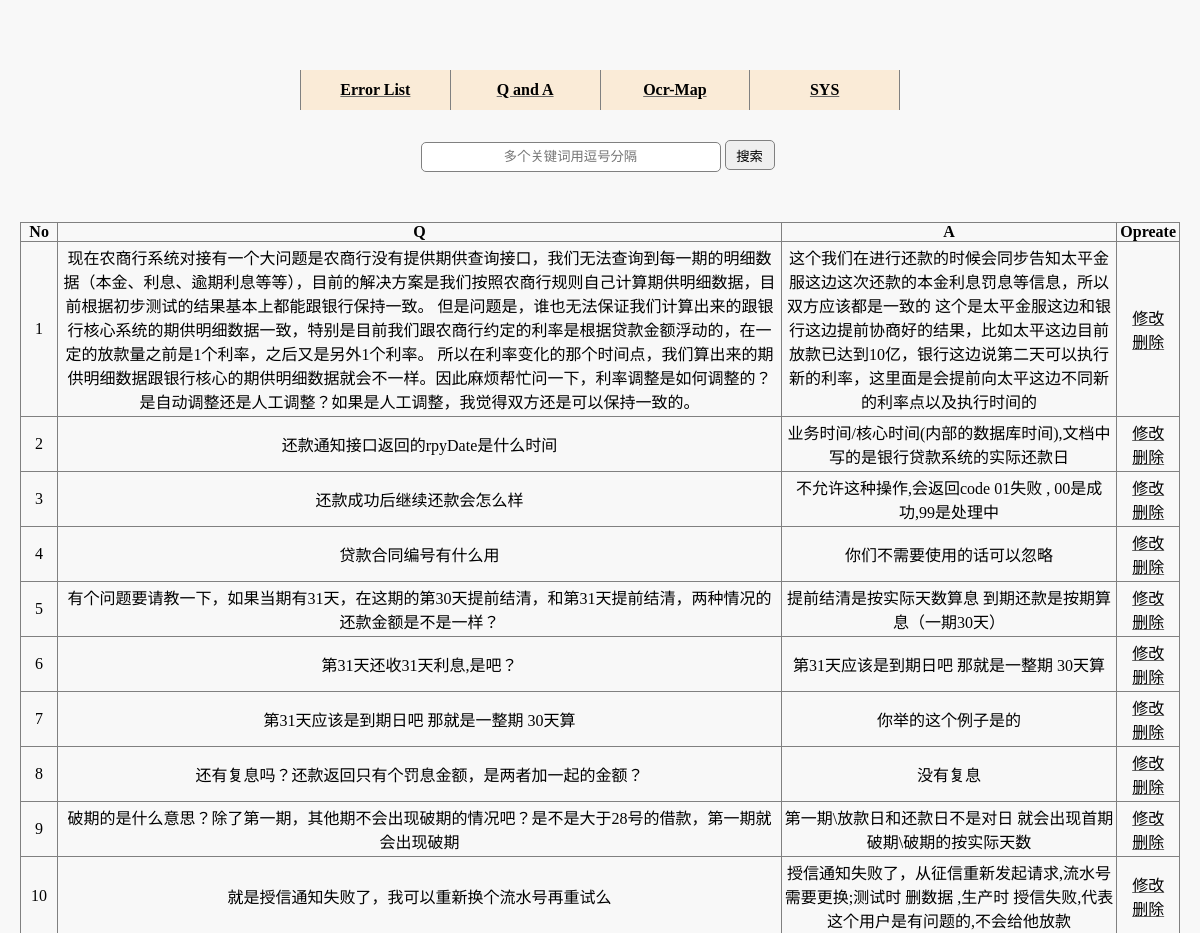
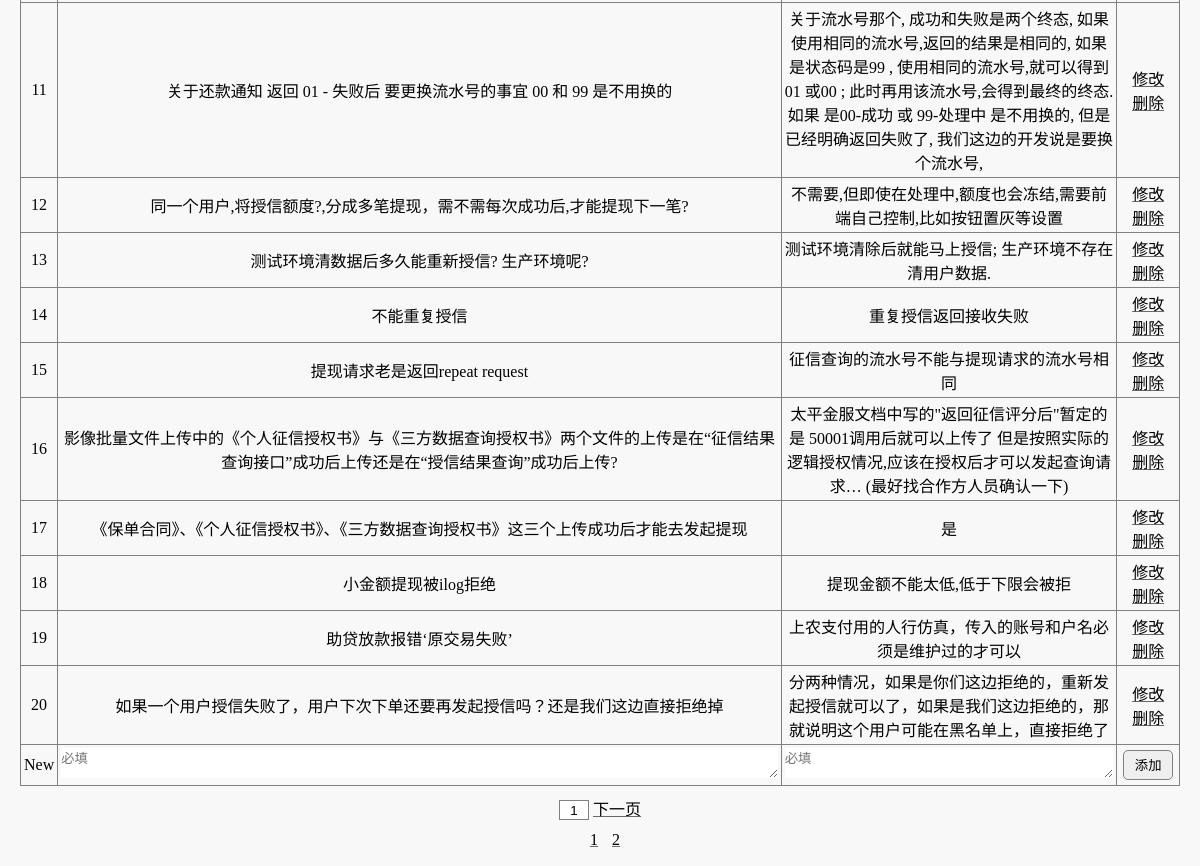
Page /search/qa on the committed database (2 pictures, top to bottom).
### tables this page shows
CREATE TABLE qanda(
  id integer primary key autoincrement,
  q_orign text,
  q_ques text,
  q_ans text
);

### searchclient/search.py (the view, shortened to what this page needs)
@bp.route("/qa", methods=("get", "post"))
def se_qa():
    if request.method == "GET":
        kw = request.args.get("kw")
        pg = int(request.args.get("pg", 1))
        db = get_db()
        if not kw:
            kw = ""
            cur = db.execute('select id from qanda')
            all_id = cur.fetchall()
            all_num = len(all_id)
            all_pg = int((all_num + 20 - 1) / 20)
            cur = db.execute("select *  from qanda limit {}, 20 ".format((pg - 1) * 20))
            res = cur.fetchall()
        return render_template("search/qa_page.html", res=res, kw=kw, pg=pg, all_page=all_pg)

### searchclient/db.py (called while the page is built)
def get_db():
    if "db" not in g:
        g.db = sqlite3.connect(
            current_app.config["DATABASE"],
            detect_types=sqlite3.PARSE_DECLTYPES
        )
        g.db.row_factory = sqlite3.Row
    return g.db

### searchclient/templates/search/qa_page.html (shortened to what this page needs)
{% extends "base.html" %}
{% block show %}
    <form enctype="application/x-www-form-urlencoded" action="" method="post">
        <table class="contents">
            <tr>
                <th>No</th>
                <th>Q</th>
                <th>A</th>
                <th class="rightside">Opreate</th>
            </tr>
            {% for item in res %}
                <tr>
                    <td>{{ loop.index + (pg - 1) * 20 }}</td>
                    <td>{{ item[2] }} </td>
                    <td>{{ item[3] }}</td>
                    <td class="rightside">
                        <li><a href="qa/{{ item[0] }}">修改</a></li>
                        <li>
                            <a class="del_record" href="javascript:void(0)" uin="{{ item[0] }}">删除</a>
                        </li>
                    </td>
                </tr>
            {% endfor %}
            {% if not kw %}
                <tr>
                    <td>New</td>
                    <td><textarea name="ques" style="width:100%;height: 100%" placeholder="必填"></textarea></td>
                    <td><textarea name="ans" style="width:100%;height: 100%" placeholder="必填"></textarea></td>
                    <td class="rightside">
                        <button>添加</button>
                    </td>
                </tr>
            {% endif %}
        </table>
    </form>
{% endblock %}
{% block page %}
    {% if all_page > 1 %}
        <input id="jump-to" name="jump" value="{{ pg }}">
    {% endif %}
    {% if pg < all_page %}
        <a id="pagedown" href="qa?pg={{ pg + 1 }}&kw={{ kw }}">下一页</a>
    {% endif %}
{% endblock %}
{% block pageinfo %}
    {% if all_page >1 %}
        {% for i in range(1,all_page + 1) %}
            <a href="qa?pg={{ i }}&kw={{ kw }}">{{ i }}</a>
        {% endfor %}
    {% endif %}
{% endblock %}

### searchclient/static/base/base.css (style rules this page uses)
* { box-sizing: border-box; margin: 0; padding: 0; list-style: none; text-decoration: none; border: 0; color: black; border-collapse: collapse; }
body { background-color: rgba(220, 220, 220, 0.2); }
textarea { vertical-align:center; }
a { text-decoration: underline dimgray; }
input#jump-to { border: 0.5px solid gray; height: 20px; width: 30px; text-align: center; }
div.page-info a { margin-left: 10px; }
table.contents { margin: 50px auto 10px auto; width: auto; height: auto; }
table.contents th { padding-left: 3px; padding-right: 3px; text-align: center; border-top: 1px solid gray; border-bottom: 1px solid gray; border-left: 1px solid gray; }
table.contents td { padding: 3px 3px 3px 3px; text-align: center; border-bottom: 1px solid gray; border-left: 1px solid gray; }
*.rightside { border-right: 1px solid gray; width: auto; }
button { border: 1px solid gray; width: 50px; height: 30px; border-radius: 5px; }

### rows in the picture
qanda: q_ques "现在农商行系统对接有一个大问题是农商行没有提供期供查询接口，我们无法查询到每一期的明细数据（本金、利息、逾期利息等等），目前的解决方案是我们按照农商行规则自己计算期供明细数据，目前根据初步测试的结果基本上都能跟银行保持一致。 但是问题是，谁也无法保证我们计算出来的跟银行核心系统的期供明细数据一致，特别是目前我们跟农商行约定的利率是根据贷款金额浮动的，在一定的放款量之前是1个利率，之后又是另外1个利率。 所以在利率变化的那个时间点，我们算出来的期供明细数据跟银行核心的期供明细数据就会不一样。因此麻烦帮忙问一下，利率调整是如何调整的？是自动调整还是人工调整？如果是人工调整，我觉得双方还是可以保持一致的。", q_ans "这个我们在进行还款的时候会同步告知太平金服这边这次还款的本金利息罚息等信息，所以双方应该都是一致的 这个是太平金服这边和银行这边提前协商好的结果，比如太平这边目前放款已达到10亿，银行这边说第二天可以执行新的利率，这里面是会提前向太平这边不同新的利率点以及执行时间的"
qanda: q_ques "还款通知接口返回的rpyDate是什么时间", q_ans "业务时间/核心时间(内部的数据库时间),文档中写的是银行贷款系统的实际还款日"
qanda: q_ques "还款成功后继续还款会怎么样", q_ans "不允许这种操作,会返回code 01失败 , 00是成功,99是处理中"
qanda: q_ques "贷款合同编号有什么用", q_ans "你们不需要使用的话可以忽略"
qanda: q_ques "有个问题要请教一下，如果当期有31天，在这期的第30天提前结清，和第31天提前结清，两种情况的还款金额是不是一样？", q_ans "提前结清是按实际天数算息 到期还款是按期算息（一期30天）"
qanda: q_ques "第31天还收31天利息,是吧？", q_ans "第31天应该是到期日吧 那就是一整期 30天算"
qanda: q_ques "第31天应该是到期日吧 那就是一整期 30天算", q_ans "你举的这个例子是的"
qanda: q_ques "还有复息吗？还款返回只有个罚息金额，是两者加一起的金额？", q_ans "没有复息"
qanda: q_ques "破期的是什么意思？除了第一期，其他期不会出现破期的情况吧？是不是大于28号的借款，第一期就会出现破期", q_ans "第一期\\放款日和还款日不是对日 就会出现首期破期\\破期的按实际天数"
qanda: q_ques "就是授信通知失败了，我可以重新换个流水号再重试么", q_ans "授信通知失败了，从征信重新发起请求,流水号需要更换;测试时 删数据 ,生产时 授信失败,代表这个用户是有问题的,不会给他放款"
qanda: q_ques "关于还款通知 返回 01 - 失败后 要更换流水号的事宜 00 和 99 是不用换的", q_ans "关于流水号那个, 成功和失败是两个终态, 如果使用相同的流水号,返回的结果是相同的, 如果是状态码是99 , 使用相同的流水号,就可以得到 01 或00 ; 此时再用该流水号,会得到最终的终态. 如果 是00-成功 或 99-处理中 是不用换的, 但是已经明确返回失败了, 我们这边的开发说是要换个流水号,"
qanda: q_ques "同一个用户,将授信额度?,分成多笔提现，需不需每次成功后,才能提现下一笔?", q_ans "不需要,但即使在处理中,额度也会冻结,需要前端自己控制,比如按钮置灰等设置"
qanda: q_ques "测试环境清数据后多久能重新授信? 生产环境呢?", q_ans "测试环境清除后就能马上授信; 生产环境不存在清用户数据."
qanda: q_ques "不能重复授信", q_ans "重复授信返回接收失败"
qanda: q_ques "提现请求老是返回repeat request", q_ans "征信查询的流水号不能与提现请求的流水号相同"
qanda: q_ques "影像批量文件上传中的《个人征信授权书》与《三方数据查询授权书》两个文件的上传是在“征信结果查询接口”成功后上传还是在“授信结果查询”成功后上传?", q_ans "太平金服文档中写的\"返回征信评分后\"暂定的是 50001调用后就可以上传了 但是按照实际的逻辑授权情况,应该在授权后才可以发起查询请求… (最好找合作方人员确认一下)"
qanda: q_ques "《保单合同》、《个人征信授权书》、《三方数据查询授权书》这三个上传成功后才能去发起提现", q_ans "是"
qanda: q_ques "小金额提现被ilog拒绝", q_ans "提现金额不能太低,低于下限会被拒"
qanda: q_ques "助贷放款报错‘原交易失败’", q_ans "上农支付用的人行仿真，传入的账号和户名必须是维护过的才可以"
qanda: q_ques "如果一个用户授信失败了，用户下次下单还要再发起授信吗？还是我们这边直接拒绝掉", q_ans "分两种情况，如果是你们这边拒绝的，重新发起授信就可以了，如果是我们这边拒绝的，那就说明这个用户可能在黑名单上，直接拒绝了"

### other values in the picture
{{ i }} "1" "2"
